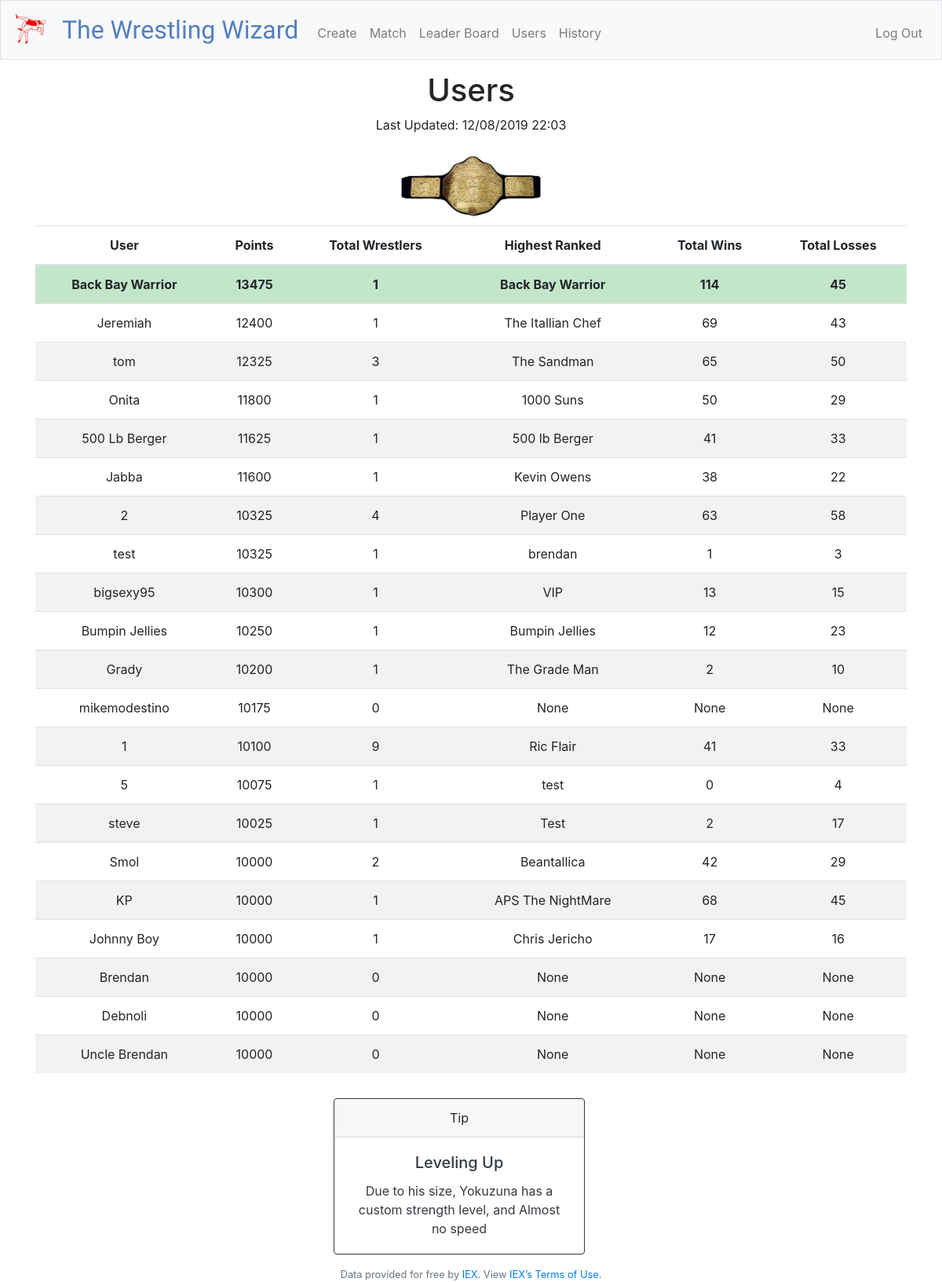
Page /users (signed in) on the earlier database version.
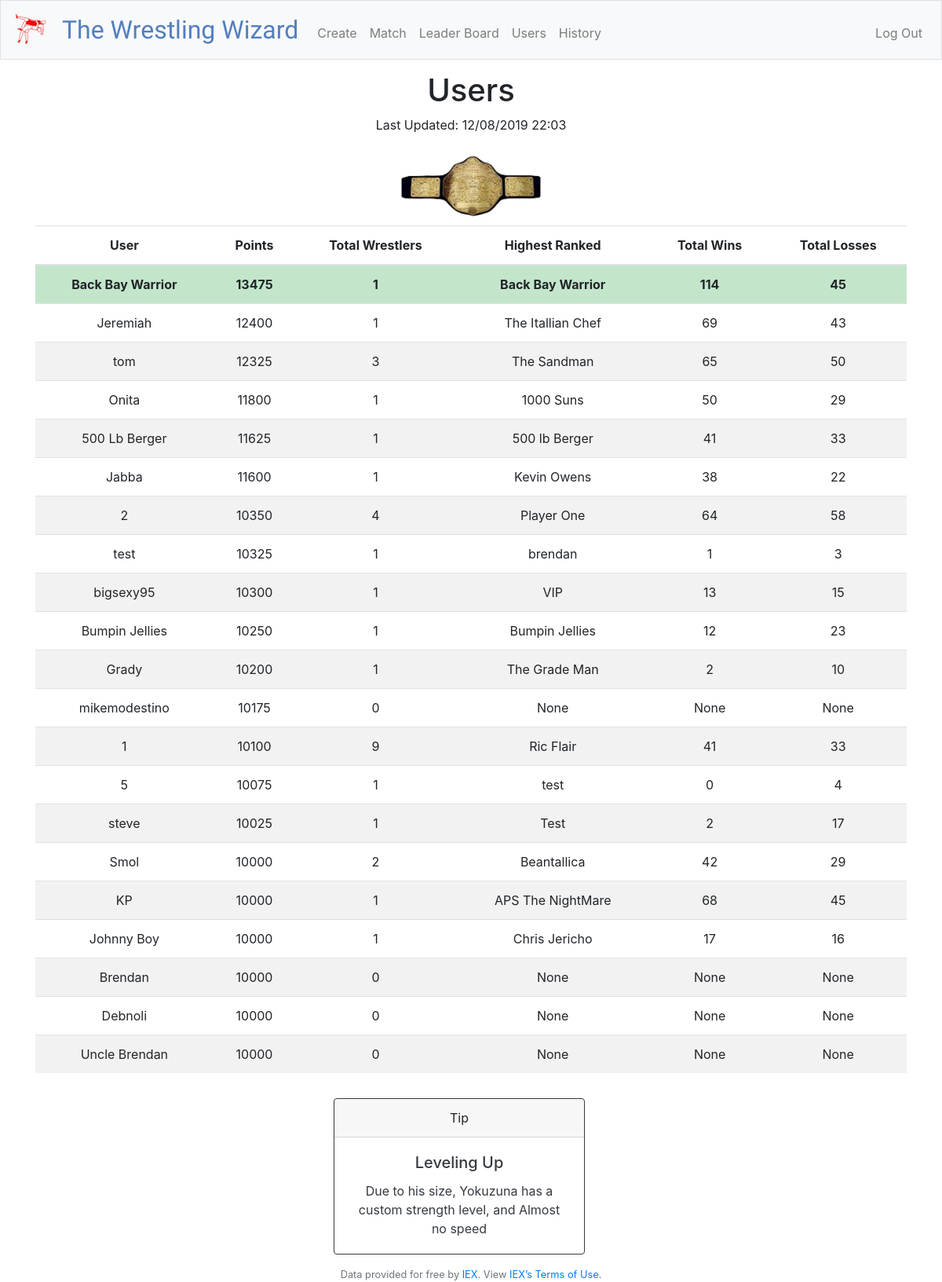
Same page on the later database version.
### tables this page shows
CREATE TABLE 'users' ('id' INTEGER PRIMARY KEY AUTOINCREMENT NOT NULL, 'username' TEXT NOT NULL, 'hash' TEXT NOT NULL, 'points' NUMERIC NOT NULL DEFAULT 10000.00 );

### application.py (the view)
@app.route("/users", methods=["GET"])
@login_required
def users():
    userRows = db.execute("SELECT * FROM users;")
    userRowsObject = []
    for user in userRows:
        totalWrestlers = db.execute("SELECT COUNT(*) FROM wrestlers WHERE userid = :userid and deleted = 0", userid=user['id'])
        topWrestler = db.execute(
            "SELECT MAX(wins) AS totalWins, name FROM wrestlers WHERE userid = :userid and deleted = 0", userid=user['id'])
        totalWins = db.execute(
            "SELECT MAX(wins) AS totalWins FROM wrestlers WHERE userid = :userid and deleted = 0", userid=user['id'])
        totalLosses = db.execute(
            "SELECT MAX(losses) AS totalLosses FROM wrestlers WHERE userid = :userid and deleted = 0", userid=user['id'])
        userItem = {
            "username": user['username'],
            "points": user['points'],
            "totalWrestlers": totalWrestlers[0]['COUNT(*)'],
            "topWrestler": topWrestler[0]['name'],
            "totalWins": totalWins[0]['totalWins'],
            "totalLosses": totalLosses[0]['totalLosses']
        }
        userRowsObject.append(userItem)
        userRowsObject.sort(key=operator.itemgetter('points'), reverse=True)
    return render_template("users.html", tips=random.choice(tips), now=dateForBoard, userRowsObject=userRowsObject)

### application.py (called while the page is built)
@app.after_request
def after_request(response):
    response.headers["Cache-Control"] = "no-cache, no-store, must-revalidate"
    response.headers["Expires"] = 0
    response.headers["Pragma"] = "no-cache"
    return response

### helpers.py (called while the page is built)
def login_required(f):
    @wraps(f)
    def decorated_function(*args, **kwargs):
        if session.get("user_id") is None:
            return redirect("/login")
        return f(*args, **kwargs)
    return decorated_function

### templates/users.html (shortened to what this page needs)
{% extends "layout.html" %}
{% block main %}
    <h1>Users</h1>
    <p>Last Updated: {{now}}</p>
    <img class="titleBelt" src="/static/images/titleBelt.jpg" alt="world title">
        <div class="table-responsive">
        <table id="results-table" class="table table-striped">
          <thead>
            <tr>
              <th scope="col">User</th>
              <th scope="col">Points</th>
              <th scope="col">Total Wrestlers</th>
              <th scope="col">Highest Ranked</th>
              <th scope="col">Total Wins</th>
              <th scope="col">Total Losses</th>
            </tr>
          </thead>
          <tbody class="leaderBoard">
        {% for user in userRowsObject %}
            <tr>
              <td>{{user["username"]}}</td>
              <td>{{user["points"]}}</td>
              <td>{{user["totalWrestlers"]}}</td>
              <td>{{user["topWrestler"]}}</td>
              <td>{{user["totalWins"]}}</td>
              <td>{{user["totalLosses"]}}</td>
            </tr>
        {% endfor %}
          </tbody>
        </table>
        </div>
            <div class="row">
                <div class="col">
                </div>
                <div class="col">
                  <div class="card border-dark mb-3" style="max-width: 20rem;">
                  <div class="card-header">Tip</div>
                  <d  iv class="card-body text-dark">
                    <h5 class="card-title">Leveling Up</h5>
                      <p class="card-text">{{tips}}</p>
                  </div>
               </div>
                <div class="col">
                </div>
            </div>
{% endblock %}

### templates/layout.html (shortened to what this page needs)
<!DOCTYPE html>
<html lang="en">
    <head>
        <link href="https://maxcdn.bootstrapcdn.com/bootstrap/4.1.3/css/bootstrap.min.css" rel="stylesheet">
        <link href="/static/styles.css" rel="stylesheet">
    </head>
    <body>
        <nav class="navbar navbar-expand-md navbar-light bg-light border">
            <img class="logo" src="/static/images/wrestlers.png" alt="wrestlers logo">
            <a class="navbar-brand" href="/"><span class="blue">The Wrestling Wizard</span></a>
            <div class="collapse navbar-collapse" id="navbar">
                {% if session.user_id %}
                    <ul class="navbar-nav mr-auto mt-2">
                        <li class="nav-item"><a class="nav-link" href="/create">Create</a></li>
                        <li class="nav-item"><a class="nav-link" href="/match">Match</a></li>
                        <li class="nav-item"><a class="nav-link" href="/leaderBoard">Leader Board</a></li>
                        <li class="nav-item"><a class="nav-link" href="/users">Users</a></li>
                        <li class="nav-item"><a class="nav-link" href="/history">History</a></li>
                    </ul>
                    <ul class="navbar-nav ml-auto mt-2">
                        <li class="nav-item"><a class="nav-link" href="/logout">Log Out</a></li>
                    </ul>
                {% else %}
                    <ul class="navbar-nav ml-auto mt-2">
                        <li class="nav-item"><a class="nav-link" href="/register">Register</a></li>
                        <li class="nav-item"><a class="nav-link" href="/login">Log In</a></li>
                    </ul>
                {% endif %}
            </div>
        </nav>
        <main class="container padding-top">
            {% block main %}{% endblock %}
        </main>
        <footer class="small text-center text-muted">
            Data provided for free by <a href="https://iextrading.com/developer">IEX</a>. View <a href="https://iextrading.com/api-exhibit-a/">IEX’s Terms of Use</a>.
        </footer>
    </body>
</html>

### static/styles.css (style rules this page uses)
.padding-top { padding-top: 15px; }
.titleBelt { max-height: 100px; }
.logo { max-height: 45px; padding-right: 20px; }
.navbar-brand { font-family: 'Amaranth'; color: #007bff; }
.leaderBoard tr:first-child td { background-color: #c3e6cb; font-weight: bold; }
nav .navbar-brand { font-size: xx-large; }
nav .navbar-brand .blue { color: #537fbe; }
main { overflow-x: auto; text-align: center; }
main img { max-width: 100%; }

Differences in the rows shown:
changed users (number 7 of 21 on the later page): points "10325" → "10350"; totalWins "63" → "64"
